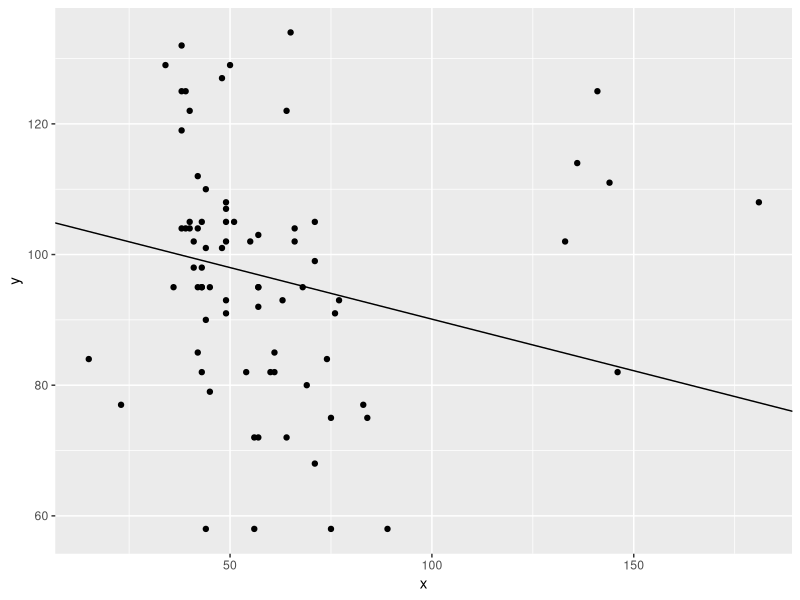

This chart was generated by the following R code:
slope_est <- function(x1, x2, y1, y2) {
  slope <- (y2 - y1) / (x2 - x1)
  slope
}

x <- c(34, 49, 49, 44, 66, 48, 49, 39, 54, 57, 39, 65, 43, 43, 44, 42, 71, 40, 41, 38, 42, 77, 40, 38, 43, 42, 36, 55, 57, 57, 41, 66, 69, 38, 49, 51, 45, 141, 133, 76, 44, 40, 56, 50, 75, 44, 181, 45, 61, 15, 23, 42, 61, 146, 144, 89, 71, 83, 49, 43, 68, 57, 60, 56, 63, 136, 49, 57, 64, 43, 71, 38, 74, 84, 75, 64, 48)
y <- c(129, 107, 91, 110, 104, 101, 105, 125, 82, 92, 104, 134, 105, 95, 101, 104, 105, 122, 98, 104, 95, 93, 105, 132, 98, 112, 95, 102, 72, 103, 102, 102, 80, 125, 93, 105, 79, 125, 102, 91, 58, 104, 58, 129, 58, 90, 108, 95, 85, 84, 77, 85, 82, 82, 111, 58, 99, 77, 102, 82, 95, 95, 82, 72, 93, 114, 108, 95, 72, 95, 68, 119, 84, 75, 75, 122, 127)

TS_est <- function(x, y, verbose = FALSE) {
  slopes <- c()
  pairs <- list()
  i <- seq(1, length(x))

  for (i_chosen in i) {
    for (i_chosen2 in i[-i_chosen]) {
      x1 <- x[i_chosen]
      x2 <- x[i_chosen2]
      y1 <- y[i_chosen]
      y2 <- y[i_chosen2]
      slope_i <- slope_est(x1, x2, y1, y2)
      slopes <- c(slopes, slope_i)
    }
  }
  slopes <- unique(slopes)
  slopes <- slopes[!slopes == "NaN" & !is.infinite(slopes) & !slopes == "-Inf"]
  slopes <- sort(slopes)
  M_slope <- median(slopes)
  M_x <- median(x)
  M_y <- median(y)
  intercept <- M_y - M_x * M_slope
  results <- list(
    paste0("Theil-Sen Regression Estimator", "\n"),
    paste0("Intercept ", intercept, "\n"),
    paste0("Slope ", M_slope, "\n")
  )
  if (verbose) {
    message(results)
  }
  c(intercept, M_slope)
}

library(ggplot2)
ggplot() +
  geom_point(aes(x, y)) +
  geom_abline(intercept = TS_est(x, y)[1], slope = TS_est(x, y)[2])
